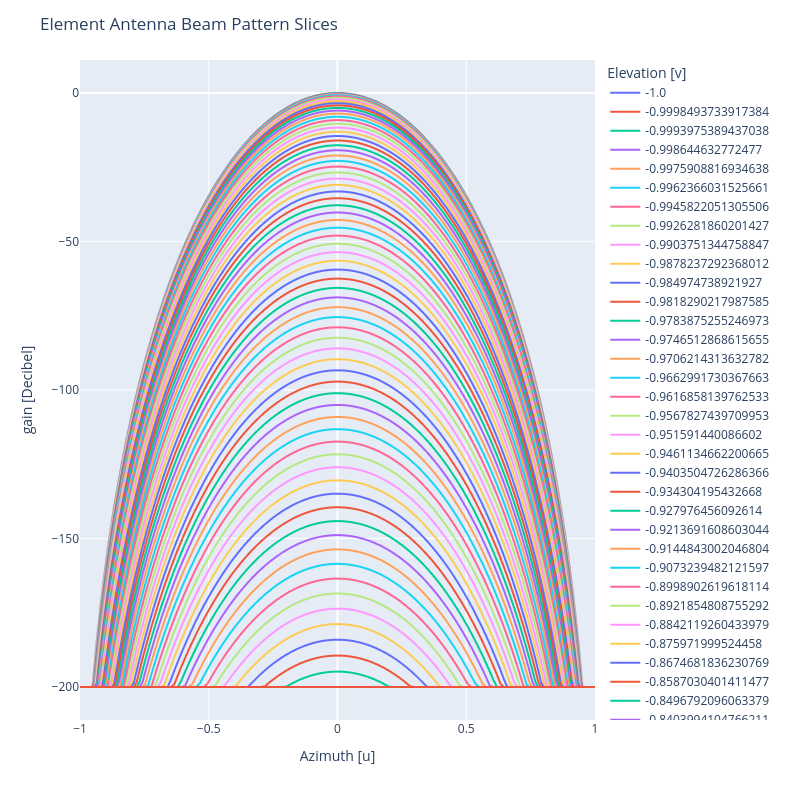

Notebook code for this chart:
### Markdown cell above
#### Slices

### Code cell
antenna_element.plot.beam(
    DirectionDomain.UV,
    PhaseUnit.DEGREE,
    AmplitudeDomain.Gain,
    AmplitudeUnit.DECIBEL,
    FigureType.SLICE,
    freq,
)
